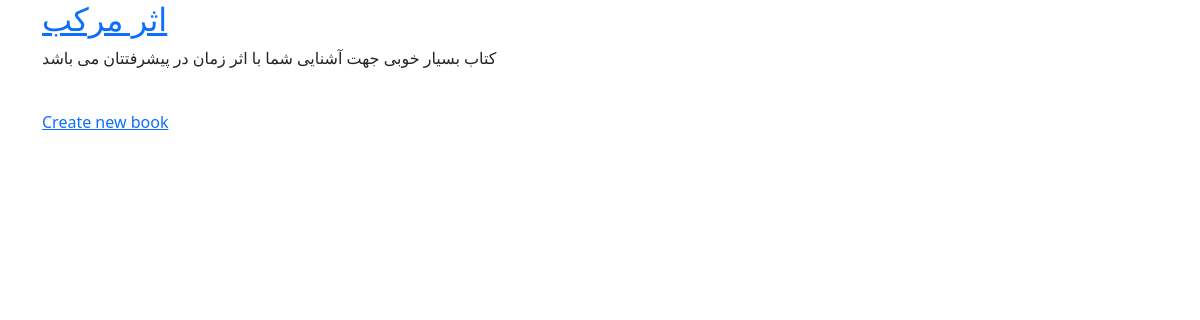
/books/, run on an earlier commit of the app's database.
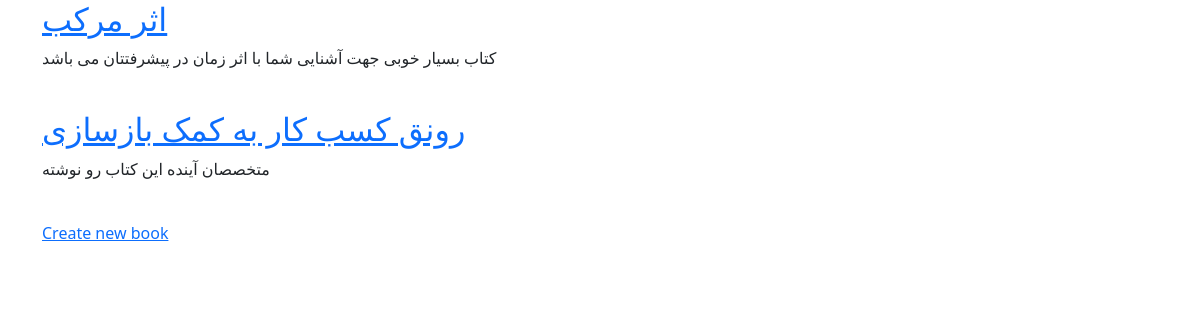
And on a later commit of the database.
### books/models.py (models this page shows, shortened)
class Book(models.Model):
    title = models.CharField(max_length=200)
    author = models.CharField(max_length=200)
    description = models.TextField()
    price = models.DecimalField(max_digits=5, decimal_places=2)
    def get_absolute_url(self):
        return reverse('book_detail', args=[self.pk])

### books/views.py (the view)
# urls.py: path('', BookListView.as_view(), name='book_list'),
class BookListView(generic.ListView):
    model = Book
    template_name = 'books/book_list.html'
    context_object_name = 'books'

### books/templates/books/book_list.html (shortened to what this page needs)
{% extends '_base.html' %}
{% block content %}
    {% for book in books %}
        <a href="{{ book.get_absolute_url }}"><h2>{{ book.title }}</h2></a>
        <p>{{ book.description }}</p>
           <br>
    {% endfor %}
        <a href="{% url 'book_create' %}">Create new book</a>
{% endblock content %}

What changed in the data, as far as the page shows it:
added Book: title "رونق کسب کار به کمک بازسازی", description "متخصصان آینده این کتاب رو نوشته"
